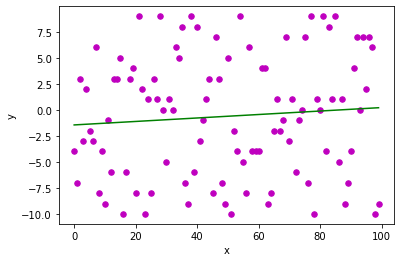

Generate this figure with Python:
import numpy as np
import matplotlib.pyplot as plt
from numpy.random import seed
from numpy.random import randint
def estimate_coef(x, y):
	# number of observations/points
	n = np.size(x)

	# mean of x and y vector
	m_x = np.mean(x)
	m_y = np.mean(y)

	# calculating cross-deviation and deviation about x
	SS_xy = np.sum(y*x) - n*m_y*m_x
	SS_xx = np.sum(x*x) - n*m_x*m_x

	# calculating regression coefficients
	b_1 = SS_xy / SS_xx
	b_0 = m_y - b_1*m_x

	return (b_0, b_1)

def plot_regression_line(x, y, b):
	# plotting the actual points as scatter plot
	plt.scatter(x, y, color = "m",
			marker = "o", s = 30)

	# predicted response vector
	y_pred = b[0] + b[1]*x

	# plotting the regression line
	plt.plot(x, y_pred, color = "g")

	# putting labels
	plt.xlabel('x')
	plt.ylabel('y')

	# function to show plot
	plt.show()
    
    
x=np.arange(100)
#print(x)
y = randint(-10, 10, 100)
#print(y)
b = estimate_coef(x, y)
plot_regression_line(x, y, b)
